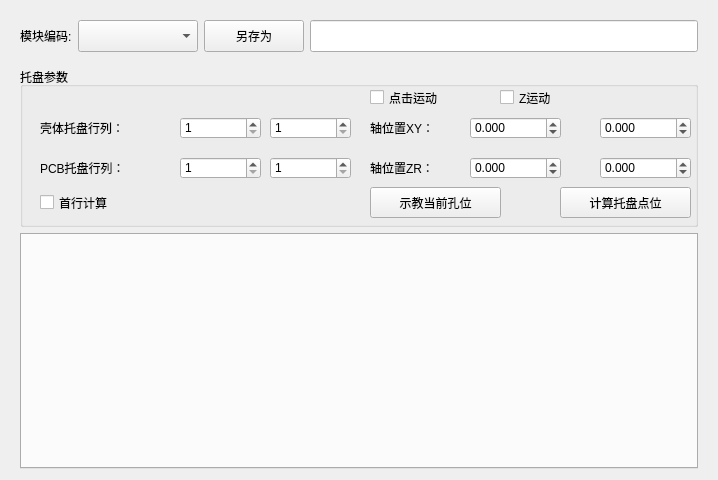
<?xml version="1.0" encoding="UTF-8"?>
<ui version="4.0">
 <class>WidgetRecipeTray</class>
 <widget class="QWidget" name="WidgetRecipeTray">
  <property name="geometry">
   <rect>
    <x>0</x>
    <y>0</y>
    <width>718</width>
    <height>480</height>
   </rect>
  </property>
  <property name="focusPolicy">
   <enum>Qt::StrongFocus</enum>
  </property>
  <property name="windowTitle">
   <string>Form</string>
  </property>
  <layout class="QVBoxLayout" name="verticalLayout_2">
   <item>
    <widget class="QWidget" name="widget_recipe" native="true">
     <property name="sizePolicy">
      <sizepolicy hsizetype="Preferred" vsizetype="Fixed">
       <horstretch>0</horstretch>
       <verstretch>0</verstretch>
      </sizepolicy>
     </property>
     <property name="minimumSize">
      <size>
       <width>0</width>
       <height>45</height>
      </size>
     </property>
     <property name="maximumSize">
      <size>
       <width>16777215</width>
       <height>50</height>
      </size>
     </property>
     <layout class="QGridLayout" name="gridLayout">
      <item row="0" column="0">
       <widget class="QLabel" name="label_3">
        <property name="text">
         <string>模块编码:</string>
        </property>
       </widget>
      </item>
      <item row="0" column="1">
       <widget class="QComboBox" name="comboBox_Recipe">
        <property name="sizePolicy">
         <sizepolicy hsizetype="Preferred" vsizetype="Preferred">
          <horstretch>0</horstretch>
          <verstretch>0</verstretch>
         </sizepolicy>
        </property>
        <property name="minimumSize">
         <size>
          <width>120</width>
          <height>0</height>
         </size>
        </property>
        <property name="styleSheet">
         <string notr="true">QComboBox{font:20px;height: 50px;}</string>
        </property>
       </widget>
      </item>
      <item row="0" column="2">
       <widget class="QPushButton" name="btnSave">
        <property name="sizePolicy">
         <sizepolicy hsizetype="Minimum" vsizetype="Preferred">
          <horstretch>0</horstretch>
          <verstretch>0</verstretch>
         </sizepolicy>
        </property>
        <property name="minimumSize">
         <size>
          <width>100</width>
          <height>0</height>
         </size>
        </property>
        <property name="text">
         <string>另存为</string>
        </property>
       </widget>
      </item>
      <item row="0" column="3">
       <widget class="QLineEdit" name="lineEdit">
        <property name="sizePolicy">
         <sizepolicy hsizetype="Expanding" vsizetype="Preferred">
          <horstretch>0</horstretch>
          <verstretch>0</verstretch>
         </sizepolicy>
        </property>
        <property name="minimumSize">
         <size>
          <width>0</width>
          <height>25</height>
         </size>
        </property>
       </widget>
      </item>
     </layout>
    </widget>
   </item>
   <item>
    <widget class="QWidget" name="widget" native="true">
     <layout class="QVBoxLayout" name="verticalLayout">
      <property name="topMargin">
       <number>0</number>
      </property>
      <property name="bottomMargin">
       <number>0</number>
      </property>
      <item>
       <widget class="QGroupBox" name="groupBox_2">
        <property name="sizePolicy">
         <sizepolicy hsizetype="Preferred" vsizetype="Preferred">
          <horstretch>0</horstretch>
          <verstretch>0</verstretch>
         </sizepolicy>
        </property>
        <property name="minimumSize">
         <size>
          <width>0</width>
          <height>160</height>
         </size>
        </property>
        <property name="maximumSize">
         <size>
          <width>16777215</width>
          <height>160</height>
         </size>
        </property>
        <property name="title">
         <string>托盘参数</string>
        </property>
        <widget class="QPushButton" name="btnCalcuTrayPos">
         <property name="geometry">
          <rect>
           <x>540</x>
           <y>120</y>
           <width>131</width>
           <height>31</height>
          </rect>
         </property>
         <property name="text">
          <string>计算托盘点位</string>
         </property>
        </widget>
        <widget class="QCheckBox" name="checkBoxFirstRowCalc">
         <property name="geometry">
          <rect>
           <x>20</x>
           <y>125</y>
           <width>130</width>
           <height>21</height>
          </rect>
         </property>
         <property name="toolTip">
          <string>勾选=首行计算(首行实测,行间等距);不勾选=三点计算(ABC三点插值)</string>
         </property>
         <property name="text">
          <string>首行计算</string>
         </property>
        </widget>
        <widget class="QDoubleSpinBox" name="doubleSpinBoxPosX">
         <property name="geometry">
          <rect>
           <x>450</x>
           <y>50</y>
           <width>91</width>
           <height>22</height>
          </rect>
         </property>
         <property name="decimals">
          <number>3</number>
         </property>
         <property name="minimum">
          <double>-100000.000000000000000</double>
         </property>
         <property name="maximum">
          <double>100000.000000000000000</double>
         </property>
        </widget>
        <widget class="QDoubleSpinBox" name="doubleSpinBoxPosY">
         <property name="geometry">
          <rect>
           <x>580</x>
           <y>50</y>
           <width>91</width>
           <height>22</height>
          </rect>
         </property>
         <property name="decimals">
          <number>3</number>
         </property>
         <property name="minimum">
          <double>-100000.000000000000000</double>
         </property>
         <property name="maximum">
          <double>100000.000000000000000</double>
         </property>
        </widget>
        <widget class="QLabel" name="label_4">
         <property name="geometry">
          <rect>
           <x>350</x>
           <y>50</y>
           <width>91</width>
           <height>21</height>
          </rect>
         </property>
         <property name="text">
          <string>轴位置XY：</string>
         </property>
        </widget>
        <widget class="QCheckBox" name="checkBoxMove">
         <property name="geometry">
          <rect>
           <x>350</x>
           <y>10</y>
           <width>111</width>
           <height>41</height>
          </rect>
         </property>
         <property name="text">
          <string>点击运动</string>
         </property>
        </widget>
        <widget class="QLabel" name="label_5">
         <property name="geometry">
          <rect>
           <x>20</x>
           <y>50</y>
           <width>131</width>
           <height>21</height>
          </rect>
         </property>
         <property name="text">
          <string>壳体托盘行列：</string>
         </property>
        </widget>
        <widget class="QSpinBox" name="spinBox_trayRowsHolder">
         <property name="geometry">
          <rect>
           <x>160</x>
           <y>50</y>
           <width>81</width>
           <height>22</height>
          </rect>
         </property>
         <property name="minimum">
          <number>1</number>
         </property>
        </widget>
        <widget class="QSpinBox" name="spinBox_trayColsHolder">
         <property name="geometry">
          <rect>
           <x>250</x>
           <y>50</y>
           <width>81</width>
           <height>22</height>
          </rect>
         </property>
         <property name="minimum">
          <number>1</number>
         </property>
        </widget>
        <widget class="QPushButton" name="btnLoadPosToHole">
         <property name="geometry">
          <rect>
           <x>350</x>
           <y>120</y>
           <width>131</width>
           <height>31</height>
          </rect>
         </property>
         <property name="text">
          <string>示教当前孔位</string>
         </property>
        </widget>
        <widget class="QSpinBox" name="spinBox_trayColsPCB">
         <property name="geometry">
          <rect>
           <x>250</x>
           <y>90</y>
           <width>81</width>
           <height>22</height>
          </rect>
         </property>
         <property name="minimum">
          <number>1</number>
         </property>
        </widget>
        <widget class="QLabel" name="label_6">
         <property name="geometry">
          <rect>
           <x>20</x>
           <y>90</y>
           <width>131</width>
           <height>21</height>
          </rect>
         </property>
         <property name="text">
          <string>PCB托盘行列：</string>
         </property>
        </widget>
        <widget class="QSpinBox" name="spinBox_trayRowsPCB">
         <property name="geometry">
          <rect>
           <x>160</x>
           <y>90</y>
           <width>81</width>
           <height>22</height>
          </rect>
         </property>
         <property name="minimum">
          <number>1</number>
         </property>
        </widget>
        <widget class="QDoubleSpinBox" name="doubleSpinBoxPosR">
         <property name="geometry">
          <rect>
           <x>580</x>
           <y>90</y>
           <width>91</width>
           <height>22</height>
          </rect>
         </property>
         <property name="decimals">
          <number>3</number>
         </property>
         <property name="minimum">
          <double>-100000.000000000000000</double>
         </property>
         <property name="maximum">
          <double>100000.000000000000000</double>
         </property>
        </widget>
        <widget class="QDoubleSpinBox" name="doubleSpinBoxPosZ">
         <property name="geometry">
          <rect>
           <x>450</x>
           <y>90</y>
           <width>91</width>
           <height>22</height>
          </rect>
         </property>
         <property name="decimals">
          <number>3</number>
         </property>
         <property name="minimum">
          <double>-100000.000000000000000</double>
         </property>
         <property name="maximum">
          <double>100000.000000000000000</double>
         </property>
        </widget>
        <widget class="QLabel" name="label_8">
         <property name="geometry">
          <rect>
           <x>350</x>
           <y>90</y>
           <width>91</width>
           <height>21</height>
          </rect>
         </property>
         <property name="text">
          <string>轴位置ZR：</string>
         </property>
        </widget>
        <widget class="QCheckBox" name="checkBoxMoveZ">
         <property name="geometry">
          <rect>
           <x>480</x>
           <y>10</y>
           <width>101</width>
           <height>41</height>
          </rect>
         </property>
         <property name="text">
          <string>Z运动</string>
         </property>
        </widget>
       </widget>
      </item>
      <item>
       <widget class="QTabWidget" name="tabWidget">
        <property name="styleSheet">
         <string notr="true">QTabBar::tab { height: 30px;width: 100px; }
QTabWidget#tabWidget::tab-bar { 
	alignment: center; 
} </string>
        </property>
        <property name="currentIndex">
         <number>-1</number>
        </property>
        <property name="elideMode">
         <enum>Qt::ElideNone</enum>
        </property>
       </widget>
      </item>
     </layout>
    </widget>
   </item>
  </layout>
 </widget>
 <resources/>
 <connections/>
</ui>
